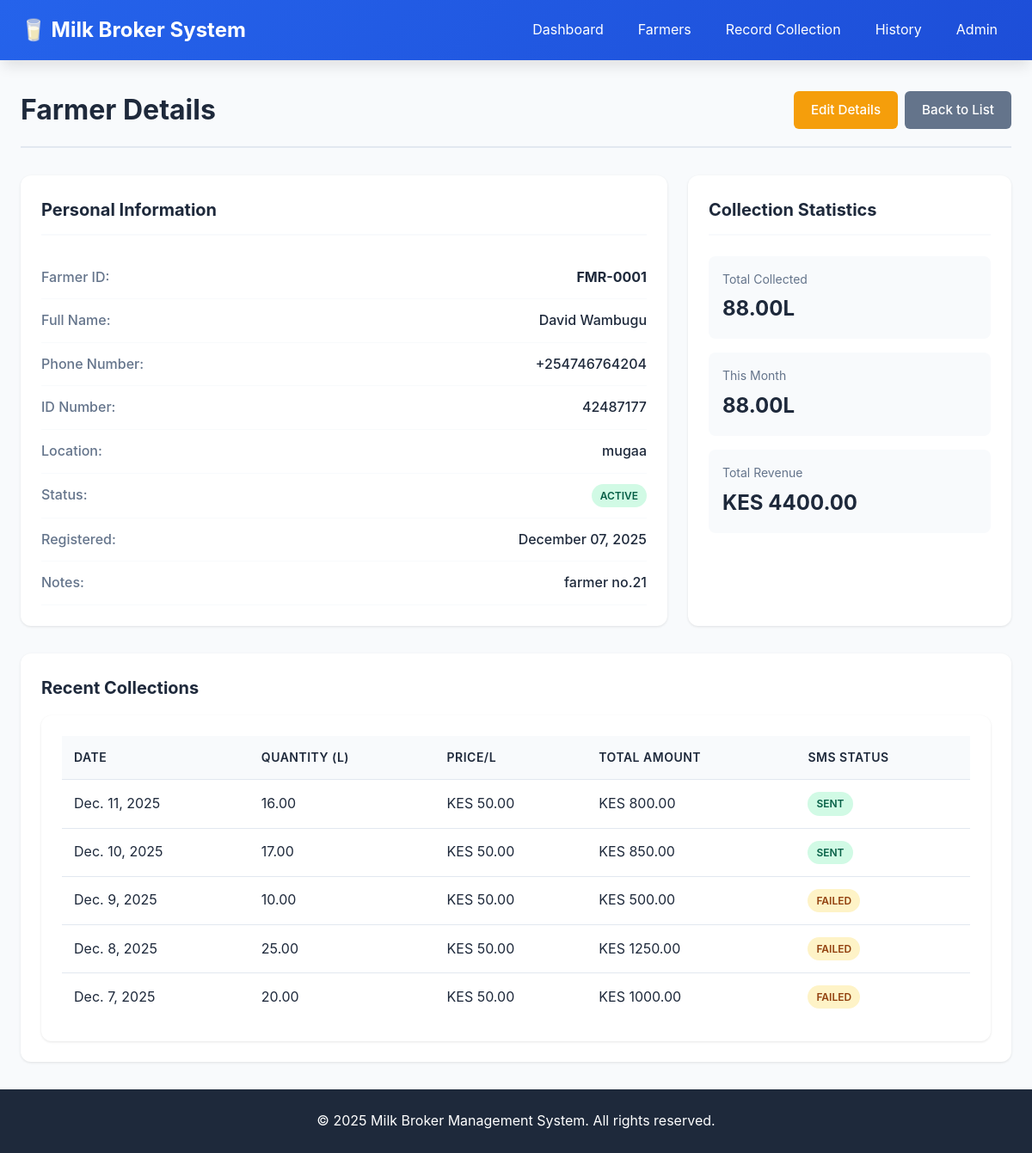
Screenshot of /farmers/1/ with the database file from the repository.
### broker/models.py (models this page shows, shortened)
class Farmer(models.Model):
    objects = None
    phone_regex = RegexValidator(
        regex=r'^\+?254?\d{9,10}$',
        message="Phone number must be in format: '+254712345678' or '0712345678'"
    )
    farmer_id = models.CharField(max_length=20, unique=True, editable=False)
    first_name = models.CharField(max_length=100)
    last_name = models.CharField(max_length=100)
    phone_number = models.CharField(validators=[phone_regex], max_length=15, unique=True)
    id_number = models.CharField(max_length=20, unique=True)
    location = models.CharField(max_length=200)
    date_registered = models.DateTimeField(auto_now_add=True)
    is_active = models.BooleanField(default=True)
    notes = models.TextField(blank=True, null=True)
    class Meta:
        ordering = ['-date_registered']
    def get_total_milk_collected(self):
        return self.collections.aggregate(models.Sum('quantity'))['quantity__sum'] or 0
    def get_collections_this_month(self):
        today = timezone.now()
        return self.collections.filter(
            collection_date__year=today.year,
            collection_date__month=today.month
        ).aggregate(models.Sum('quantity'))['quantity__sum'] or 0

class MilkCollection(models.Model):
    objects = None
    farmer = models.ForeignKey(Farmer, on_delete=models.CASCADE, related_name='collections')
    quantity = models.DecimalField(max_digits=10, decimal_places=2, help_text="Quantity in liters")
    collection_date = models.DateField(default=timezone.now)
    collection_time = models.TimeField(auto_now_add=True)
    price_per_liter = models.DecimalField(max_digits=10, decimal_places=2, default=50.00)
    total_amount = models.DecimalField(max_digits=10, decimal_places=2, editable=False)
    sms_sent = models.BooleanField(default=False)
    notes = models.TextField(blank=True, null=True)
    created_at = models.DateTimeField(auto_now_add=True)
    class Meta:
        ordering = ['-collection_date', '-collection_time']
        unique_together = ['farmer', 'collection_date']

### broker/views.py (the view)
# urls.py: path('farmers/<int:pk>/', views.farmer_detail, name='farmer_detail'),
def farmer_detail(request, pk):
    farmer = get_object_or_404(Farmer, pk=pk)
    collections = farmer.collections.all()[:20]
    total_collected = farmer.get_total_milk_collected()
    month_collected = farmer.get_collections_this_month()
    total_revenue = collections.aggregate(Sum('total_amount'))['total_amount__sum'] or 0
    context = {
        'farmer': farmer,
        'collections': collections,
        'total_collected': total_collected,
        'month_collected': month_collected,
        'total_revenue': total_revenue,
    }
    return render(request, 'farmer_detail.html', context)

### broker/templates/farmer_detail.html (shortened to what this page needs)
{% extends 'base.html' %}
{% block content %}
<div class="page-header">
    <h2 class="page-title">Farmer Details</h2>
    <div class="btn-group">
        <a href="{% url 'farmer_update' farmer.pk %}" class="btn btn-warning">Edit Details</a>
        <a href="{% url 'farmer_list' %}" class="btn btn-secondary">Back to List</a>
    </div>
</div>
<div class="detail-grid">
    <div class="detail-card">
        <h3>Personal Information</h3>
        <div class="detail-row">
            <span class="detail-label">Farmer ID:</span>
            <span class="detail-value"><strong>{{ farmer.farmer_id }}</strong></span>
        </div>
        <div class="detail-row">
            <span class="detail-label">Full Name:</span>
            <span class="detail-value">{{ farmer.first_name }} {{ farmer.last_name }}</span>
        </div>
        <div class="detail-row">
            <span class="detail-label">Phone Number:</span>
            <span class="detail-value">{{ farmer.phone_number }}</span>
        </div>
        <div class="detail-row">
            <span class="detail-label">ID Number:</span>
            <span class="detail-value">{{ farmer.id_number }}</span>
        </div>
        <div class="detail-row">
            <span class="detail-label">Location:</span>
            <span class="detail-value">{{ farmer.location }}</span>
        </div>
        <div class="detail-row">
            <span class="detail-label">Status:</span>
            <span class="detail-value">
                {% if farmer.is_active %}
                    <span class="badge badge-success">Active</span>
                {% else %}
                    <span class="badge badge-danger">Inactive</span>
                {% endif %}
            </span>
        </div>
        <div class="detail-row">
            <span class="detail-label">Registered:</span>
            <span class="detail-value">{{ farmer.date_registered|date:"F d, Y" }}</span>
        </div>
        {% if farmer.notes %}
        <div class="detail-row">
            <span class="detail-label">Notes:</span>
            <span class="detail-value">{{ farmer.notes }}</span>
        </div>
        {% endif %}
    </div>
    <div class="detail-card">
        <h3>Collection Statistics</h3>
        <div class="stats-small">
            <div class="stat-small-item">
                <p class="stat-small-label">Total Collected</p>
                <p class="stat-small-value">{{ total_collected|floatformat:2 }}L</p>
            </div>
            <div class="stat-small-item">
                <p class="stat-small-label">This Month</p>
                <p class="stat-small-value">{{ month_collected|floatformat:2 }}L</p>
            </div>
            <div class="stat-small-item">
                <p class="stat-small-label">Total Revenue</p>
                <p class="stat-small-value">KES {{ total_revenue|floatformat:2 }}</p>
            </div>
        </div>
    </div>
</div>
<div class="collections-section">
    <h3>Recent Collections</h3>
    <div class="table-container">
        <table class="data-table">
            <thead>
                <tr>
                    <th>Date</th>
                    <th>Quantity (L)</th>
                    <th>Price/L</th>
                    <th>Total Amount</th>
                    <th>SMS Status</th>
                </tr>
            </thead>
            <tbody>
                {% for collection in collections %}
                <tr>
                    <td>{{ collection.collection_date }}</td>
                    <td>{{ collection.quantity }}</td>
                    <td>KES {{ collection.price_per_liter }}</td>
                    <td>KES {{ collection.total_amount }}</td>
                    <td>
                        {% if collection.sms_sent %}
                            <span class="badge badge-success">Sent</span>
                        {% else %}
                            <span class="badge badge-warning">Failed</span>
                        {% endif %}
                    </td>
                </tr>
                {% empty %}
                <tr>
                    <td colspan="5" class="text-center">No collections yet</td>
                </tr>
                {% endfor %}
            </tbody>
        </table>
    </div>
</div>
{% endblock %}

### static/css/style.css (style rules this page uses)
* { margin: 0; padding: 0; box-sizing: border-box; }
:root { --primary-color: #2563eb; --secondary-color: #64748b; --success-color: #10b981; --warning-color: #f59e0b; --danger-color: #ef4444; --info-color: #3b82f6; --light-gray: #f8fafc; --border-color: #e2e8f0; --text-dark: #1e293b; --text-muted: #64748b; --shadow: 0 1px 3px 0 rgba(0, 0, 0, 0.1); --shadow-lg: 0 10px 15px -3px rgba(0, 0, 0, 0.1); }
body { font-family: -apple-system, BlinkMacSystemFont, 'Segoe UI', 'Roboto', 'Oxygen', 'Ubuntu', 'Cantarell', 'Fira Sans', 'Droid Sans', 'Helvetica Neue', sans-serif; background-color: var(--light-gray); color: var(--text-dark); line-height: 1.6; min-height: 100vh; display: flex; flex-direction: column; }
.page-header { display: flex; justify-content: space-between; align-items: center; margin-bottom: 2rem; padding-bottom: 1rem; border-bottom: 2px solid var(--border-color); }
.page-title { font-size: 2rem; font-weight: 700; color: var(--text-dark); }
.btn { display: inline-block; padding: 0.625rem 1.25rem; font-size: 0.95rem; font-weight: 500; text-decoration: none; text-align: center; border: none; border-radius: 6px; cursor: pointer; transition: all 0.2s; }
.btn-warning { background-color: var(--warning-color); color: white; }
.btn-secondary { background-color: var(--secondary-color); color: white; }
.btn-group { display: flex; gap: 0.5rem; }
.table-container { background: white; border-radius: 12px; padding: 1.5rem; box-shadow: var(--shadow); overflow-x: auto; }
.data-table { width: 100%; border-collapse: collapse; }
.data-table thead { background-color: var(--light-gray); }
.data-table th { padding: 0.875rem; text-align: left; font-weight: 600; color: var(--text-dark); font-size: 0.875rem; text-transform: uppercase; letter-spacing: 0.5px; }
.data-table td { padding: 0.875rem; border-top: 1px solid var(--border-color); }
.badge { display: inline-block; padding: 0.25rem 0.625rem; font-size: 0.75rem; font-weight: 600; border-radius: 9999px; text-transform: uppercase; }
.badge-success { background-color: #d1fae5; color: #065f46; }
.badge-warning { background-color: #fef3c7; color: #92400e; }
.detail-grid { display: grid; grid-template-columns: 2fr 1fr; gap: 1.5rem; margin-bottom: 2rem; }
.detail-card { background: white; border-radius: 12px; padding: 1.5rem; box-shadow: var(--shadow); }
.detail-card h3 { font-size: 1.25rem; margin-bottom: 1.5rem; color: var(--text-dark); border-bottom: 2px solid var(--light-gray); padding-bottom: 0.75rem; }
.detail-row { display: flex; justify-content: space-between; padding: 0.75rem 0; border-bottom: 1px solid var(--light-gray); }
.detail-label { font-weight: 500; color: var(--text-muted); }
.detail-value { color: var(--text-dark); font-weight: 500; }
.stats-small { display: flex; flex-direction: column; gap: 1rem; }
.stat-small-item { padding: 1rem; background: var(--light-gray); border-radius: 8px; }
.stat-small-label { font-size: 0.875rem; color: var(--text-muted); margin-bottom: 0.25rem; }
.stat-small-value { font-size: 1.5rem; font-weight: 700; color: var(--text-dark); }
.collections-section { background: white; border-radius: 12px; padding: 1.5rem; box-shadow: var(--shadow); }
.collections-section h3 { font-size: 1.25rem; margin-bottom: 1rem; color: var(--text-dark); }

### rows the page displays
Farmer: farmer_id "FMR-0001", first_name "David", last_name "Wambugu", phone_number "+254746764204", id_number "42487177", location "mugaa", date_registered "December 07, 2025", notes "farmer no.21"
MilkCollection: collection_date "Dec. 11, 2025", quantity "16.00", price_per_liter "50.00", total_amount "800.00", sms_sent "SENT"
MilkCollection: collection_date "Dec. 10, 2025", quantity "17.00", price_per_liter "50.00", total_amount "850.00", sms_sent "SENT"
MilkCollection: collection_date "Dec. 9, 2025", quantity "10.00", price_per_liter "50.00", total_amount "500.00", sms_sent "FAILED"
MilkCollection: collection_date "Dec. 8, 2025", quantity "25.00", price_per_liter "50.00", total_amount "1250.00", sms_sent "FAILED"
MilkCollection: collection_date "Dec. 7, 2025", quantity "20.00", price_per_liter "50.00", total_amount "1000.00", sms_sent "FAILED"

### other values shown
{{ total_collected|floatformat:2 }} "88.00"
{{ month_collected|floatformat:2 }} "88.00"
{{ total_revenue|floatformat:2 }} "4400.00"
